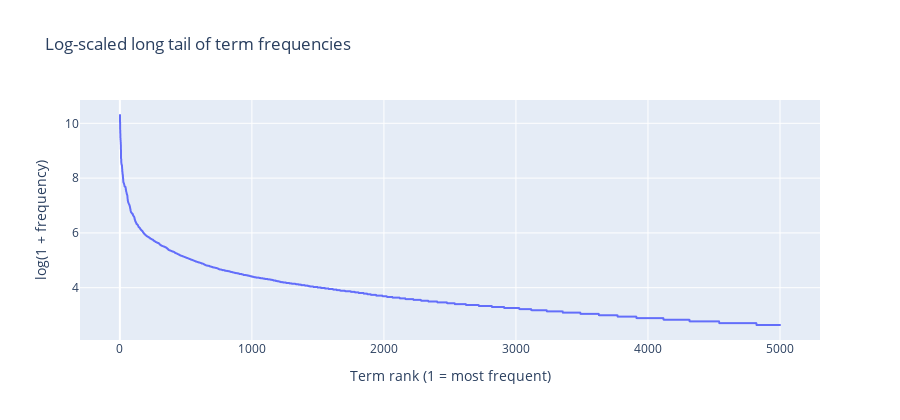

This figure's notebook cell:
### Markdown cell above
# Exercise 15

### Code cell
# Answer here
import numpy as np
import pandas as pd
import plotly.express as px

# Get raw term frequencies
term_counts = np.asarray(X_bow.sum(axis=0)).ravel()
order = np.argsort(term_counts)[::-1]
counts_sorted = term_counts[order]
terms_sorted = vectorizer.get_feature_names_out()[order]

# Apply log transform (add +1 to avoid log(0))
counts_log = np.log1p(counts_sorted)

df_log = pd.DataFrame({
    "rank": np.arange(1, len(counts_sorted) + 1),
    "term": terms_sorted,
    "count_log": counts_log
})

# Plot the log distribution
fig = px.line(
    df_log.head(5000),
    x="rank", y="count_log",
    title="Log-scaled long tail of term frequencies",
    labels={"rank": "Term rank (1 = most frequent)", "count_log": "log(1 + frequency)"}
)
fig.update_traces(mode="lines+markers", marker_size=2)
fig.update_layout(height=420)
fig.show()

### Figure 1 — Plotly figure (JSON) as saved in the notebook; plotly's stock layout.template omitted (floating-point values rounded to 4 significant figures; data arrays with more than 128 entries replaced by an {"elided": "..."} marker saying what was removed)
{"data": [{"hovertemplate": "Term rank (1 = most frequent)=%{x}<br>log(1 + frequency)=%{y}<extra></extra>", "legendgroup": "", "line": {"color": "#636efa", "dash": "solid"}, "marker": {"size": 2, "symbol": "circle"}, "mode": "lines+markers", "name": "", "showlegend": false, "type": "scattergl", "x": {"elided": "5000 int values"}, "xaxis": "x", "y": {"elided": "5000 float values"}, "yaxis": "y"}], "layout": {"height": 420, "legend": {"tracegroupgap": 0}, "title": {"text": "Log-scaled long tail of term frequencies"}, "xaxis": {"anchor": "y", "domain": [0, 1], "title": {"text": "Term rank (1 = most frequent)"}}, "yaxis": {"anchor": "x", "domain": [0, 1], "title": {"text": "log(1 + frequency)"}}}}
